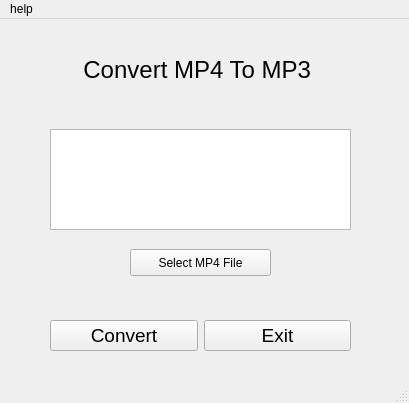
<?xml version="1.0" encoding="UTF-8"?>
<ui version="4.0">
 <class>MainWindow</class>
 <widget class="QMainWindow" name="MainWindow">
  <property name="geometry">
   <rect>
    <x>0</x>
    <y>0</y>
    <width>409</width>
    <height>403</height>
   </rect>
  </property>
  <property name="windowTitle">
   <string>MainWindow</string>
  </property>
  <widget class="QWidget" name="centralwidget">
   <widget class="QLabel" name="label_1">
    <property name="geometry">
     <rect>
      <x>60</x>
      <y>30</y>
      <width>281</width>
      <height>41</height>
     </rect>
    </property>
    <property name="font">
     <font>
      <pointsize>18</pointsize>
     </font>
    </property>
    <property name="text">
     <string>Convert MP4 To MP3 </string>
    </property>
    <property name="alignment">
     <set>Qt::AlignCenter</set>
    </property>
   </widget>
   <widget class="QPushButton" name="btn_1">
    <property name="geometry">
     <rect>
      <x>130</x>
      <y>230</y>
      <width>141</width>
      <height>27</height>
     </rect>
    </property>
    <property name="text">
     <string>Select MP4 File</string>
    </property>
   </widget>
   <widget class="QTextEdit" name="display">
    <property name="geometry">
     <rect>
      <x>50</x>
      <y>110</y>
      <width>301</width>
      <height>101</height>
     </rect>
    </property>
   </widget>
   <widget class="QWidget" name="">
    <property name="geometry">
     <rect>
      <x>50</x>
      <y>300</y>
      <width>301</width>
      <height>33</height>
     </rect>
    </property>
    <layout class="QHBoxLayout" name="horizontalLayout">
     <item>
      <widget class="QPushButton" name="btn_2">
       <property name="font">
        <font>
         <pointsize>14</pointsize>
        </font>
       </property>
       <property name="text">
        <string>Convert</string>
       </property>
      </widget>
     </item>
     <item>
      <widget class="QPushButton" name="btn_3">
       <property name="font">
        <font>
         <pointsize>14</pointsize>
        </font>
       </property>
       <property name="text">
        <string>Exit</string>
       </property>
      </widget>
     </item>
    </layout>
   </widget>
  </widget>
  <widget class="QMenuBar" name="menubar">
   <property name="geometry">
    <rect>
     <x>0</x>
     <y>0</y>
     <width>409</width>
     <height>24</height>
    </rect>
   </property>
   <widget class="QMenu" name="menuhelp">
    <property name="title">
     <string>help</string>
    </property>
    <widget class="QMenu" name="menuabout">
     <property name="title">
      <string>about</string>
     </property>
     <addaction name="actionThis_program_separates_the_audio_from_the_video"/>
    </widget>
    <addaction name="menuabout"/>
   </widget>
   <addaction name="menuhelp"/>
  </widget>
  <widget class="QStatusBar" name="statusbar"/>
  <action name="actionThis_program_separates_the_audio_from_the_video">
   <property name="text">
    <string>This program separates the audio from the video.</string>
   </property>
  </action>
 </widget>
 <resources/>
 <connections/>
</ui>
